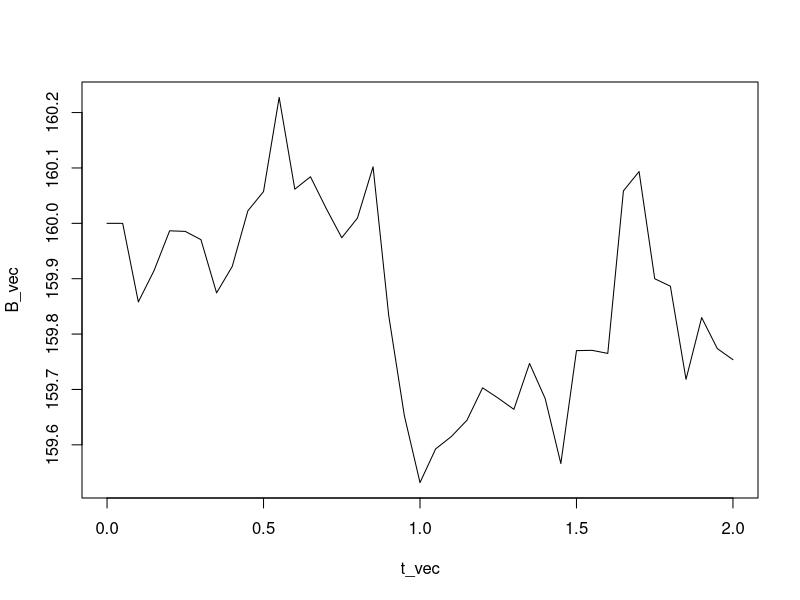

R code for this plot:
## ---- chunk 1
knitr::opts_chunk$set(echo = TRUE)
## ---- chunk 2
simulate_general <- function(
  t_change_vec, # Sorted vector of simulation change times.
                # t_vec[1] is the start time; t_vec[length(t_vec)] is the end time;
                # intermediate times correspond to treatment changes.
  t_samp_vec,   # Vector of sampling times.
  B_func,       # Function that returns the baseline B at a particular time.
                # Must be valid i
                # May be constructed from a deterministic or stochastic simulation using `approxfun`.
  E_vec,        # Vector of effect sizes for treatments. length(E_vec) is the number of treatments.
  T_mat,       # Vector of treatments. ncol(T_mat) == nrow(E_vec). nrow(T_mat) == length(t_vec) - 1.
                # T_vec[i, j] == 1 (0) if treatment j is active (inactive) from time t_vec[i] to t_vec[i + 1].
  tau,           # Simulation timestep
  X_initial_vec = NA, # Initial values of effects. length(X_initial_vec) == length(E_vec)
  Z_initial = NA     # Initial value of outcome.
) {
  stopifnot(all(is.finite(t_change_vec)))
  stopifnot(all(t_change_vec == sort(t_change_vec)))
  stopifnot(all(is.finite(B_func(t_change_vec))))
  
  t_initial = t_change_vec[1]
  t_final = t_change_vec[length(t_change_vec)]
  
  stopifnot(all(is.finite(E_vec)))
  
  n_treatments = length(E_vec)
  
  stopifnot(all((T_mat == 0) | (T_mat == 1)))
  stopifnot(length(tau) == 1 && tau > 0)
  
  stopifnot(all(is.finite(t_samp_vec)))
  stopifnot(all(t_samp_vec >= t_initial))
  stopifnot(all(t_samp_vec <= t_final))
  
  if(is.na(X_initial_vec)) {
    X_initial_vec <- rep(0, n_treatments)
  }
  else {
    stopifnot(length(X_initial_vec) == n_treatments)
    stopifnot(all(is.finite(X_initial_vec)))
  }
  
  if(is.na(Z_initial)) {
    Z_initial <- B_func(t_initial)
  }
  else {
    stopifnot(length(Z_initial_vec) == 1)
    stopifnot(is.finite(Z_initial_vec))
  }
  
  # Extend last treatment row to final time, so now nrow(T_mat) == length(t_vec)
  T_mat <- cbind(T_mat, T_mat[,ncol(T_mat)])
  
  # Actual simulation timesteps
  t_vec <- seq(t_initial, t_final, tau)
  n_t <- length(t_vec)
  if(t_vec[length(t_vec)] < t_final) {
    t_vec <- c(t_vec, t_final)
  }
  
  # Baseline evaluated at all simulation timesteps
  B_vec <- B_func(t_vec)
  
  # Allocate state variables
  X <- matrix(0, nrow = n_t, ncol = n_treatments)
  X[1,] <- X_initial_vec
  Z <- numeric(n_t)
  Z[1] <- Z_initial
  
  plot(t_vec, B_vec, type = 'l')
}
## ---- chunk 3
t_change_vec <- seq(0, 2, 0.1)
t_samp_vec <- seq(0, 2, 0.5)
t_B_vec <- seq(0, 2, 0.05)
B_vec <- 160 + c(0, cumsum(rnorm(length(t_B_vec) - 1, sd = 0.1)))
B_func <- approxfun(t_B_vec, B_vec, method = 'linear')
E_vec <- c(1, 2)
T_mat <- matrix(rbinom(length(E_vec) * (length(t_change_vec) - 1), 1, 0.5), ncol = length(E_vec))
tau <- 0.005
simulate_general(t_change_vec, t_samp_vec, B_func, E_vec, T_mat, tau)
## ---- chunk 4
simulate_default <- function(t_end, n_blocks)
## ---- chunk 5
plot(pressure)
